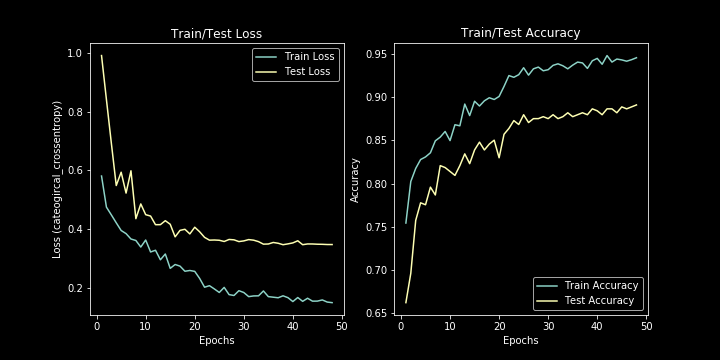
#> input picture Figures/MV2LossAcc_NoEdge_NoAugment.png, 720 x 360 px
$ jupyter execute --allow-errors Other.ipynb
#> lines starting #> are read from the running program, lines starting #| are printed output that depends on the picture
[cell 1]
import pandas as pd
import matplotlib.pyplot as plt
import cv2
import numpy as np
import os

[cell 2]
dim = (800,600)

img1 = cv2.imread('../Figures/MV2LossAcc_NoEdge_NoAugment.png')
#> img1 is the input picture: shape (360, 720, 3); mean B, G, R 6.3, 6.8, 6.5
img2 = cv2.imread('../Figures/MV2ROC_NoEdge_NoAugment.png')
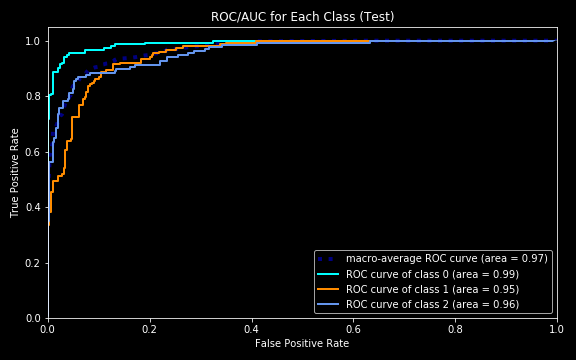
#> input picture Figures/MV2ROC_NoEdge_NoAugment.png, 576 x 360 px
#> img2 is the input picture: shape (360, 576, 3); mean B, G, R 7.9, 7.6, 7.1
img3 = cv2.imread('../Figures/MV2CM_NoEdge_NoAugment.png')
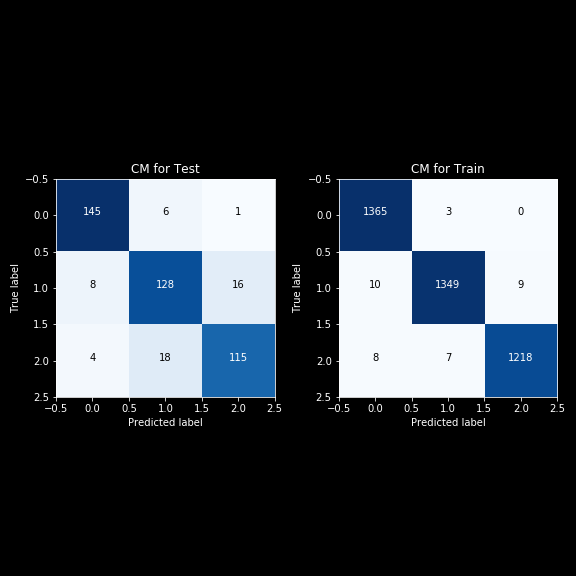
#> input picture Figures/MV2CM_NoEdge_NoAugment.png, 576 x 576 px
#> img3 is the input picture: shape (576, 576, 3); mean B, G, R 63.1, 55.8, 49.4
images = [img1, img2, img3]
new_images = [cv2.resize(i, dim, interpolation = cv2.INTER_CUBIC) for i in images]
#> new_images = 3 items
cv2.imwrite('../Figures/MV2All_NoEdge_NoAugment.png', np.hstack(new_images))
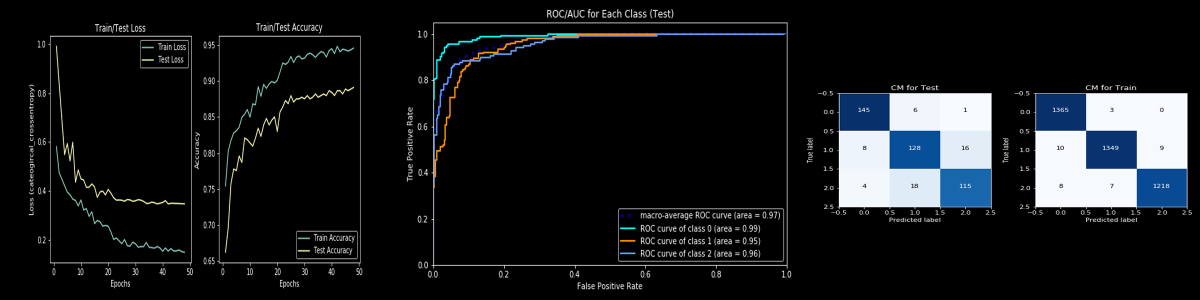
#> saved as MV2All_NoEdge_NoAugment.png: shape (600, 2400, 3) (shown at 1/2 size); mean B, G, R 26.1, 23.8, 21.4
cv2.imshow('Test', np.hstack(new_images))
cv2.waitKey(0)
cv2.destroyAllWindows()

[cell 3]
dim = (400,400)
test_folder = '../Figures/ModelComparisons/VGG16'
images = []
for i in os.listdir(test_folder):
    if i == 'ipynb_checkpoints':
        continue
    img_path = f'{test_folder}/{i}'
    img = cv2.imread(img_path)
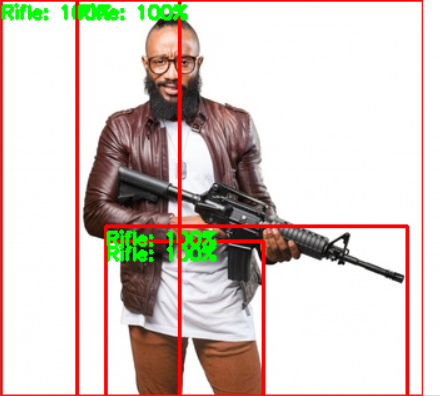
#> input picture Figures/ModelComparisons/VGG16/VGGAR.png, 440 x 396 px
#> img is the input picture: shape (396, 440, 3); mean B, G, R 196.5, 203.1, 216.8
    img = cv2.resize(img, dim, interpolation = cv2.INTER_CUBIC)
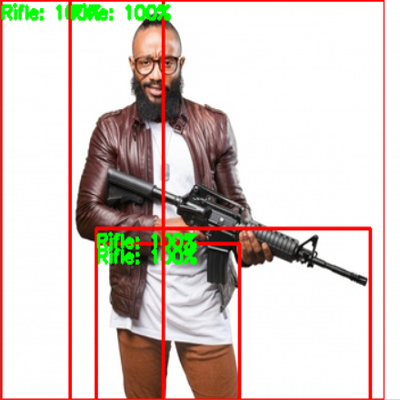
#> img: shape (400, 400, 3); mean B, G, R 196.5, 203.1, 216.8
    images.append(img)
#> pass 2 of the loop `for i in os.listdir(test_folder):`:
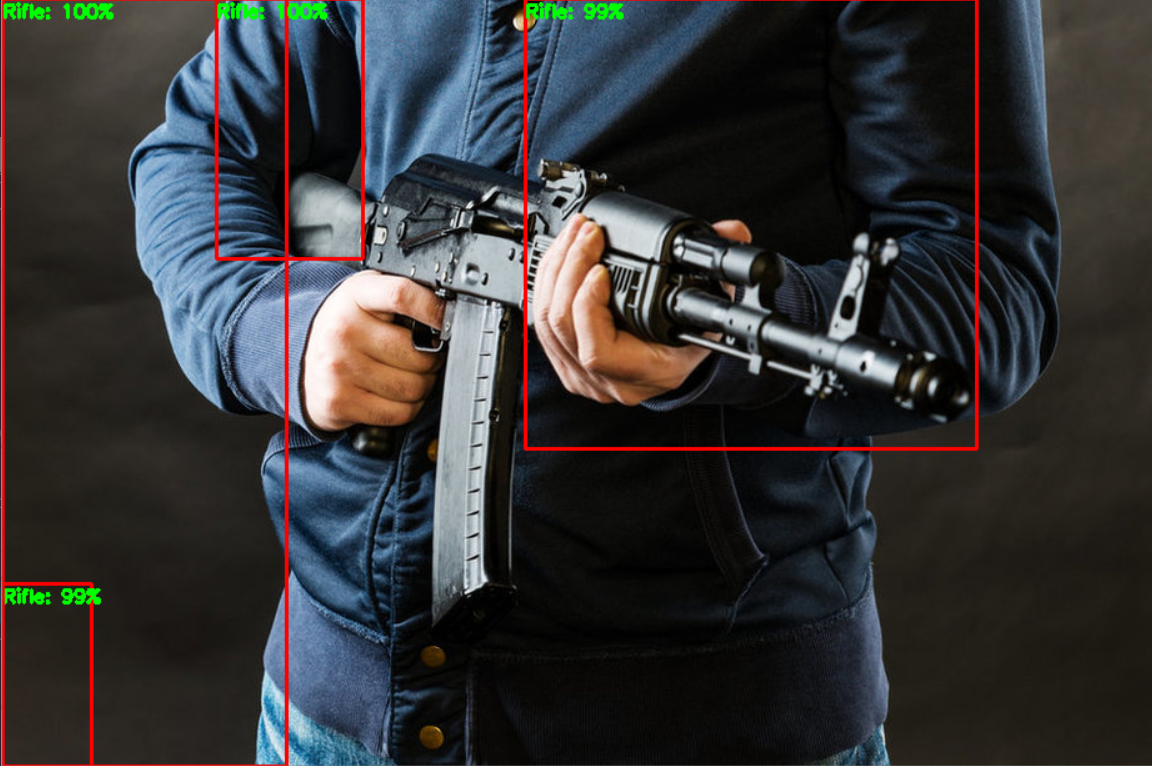
#> input picture Figures/ModelComparisons/VGG16/VGGAR2.png, 1152 x 766 px
#> img is the input picture: shape (766, 1152, 3); mean B, G, R 53.6, 52.5, 52.6
#> `img = cv2.resize(img, dim, interpolation = cv2.INTER_CUBIC)`:
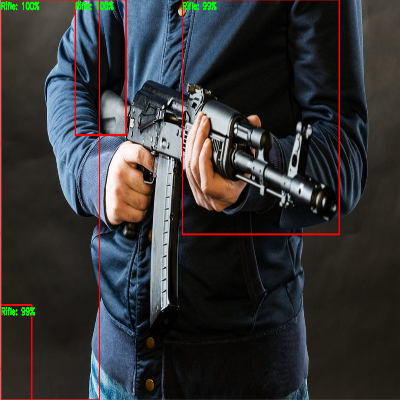
#> img: shape (400, 400, 3); mean B, G, R 53.9, 52.7, 52.7
#> pass 3 of the loop `for i in os.listdir(test_folder):`:
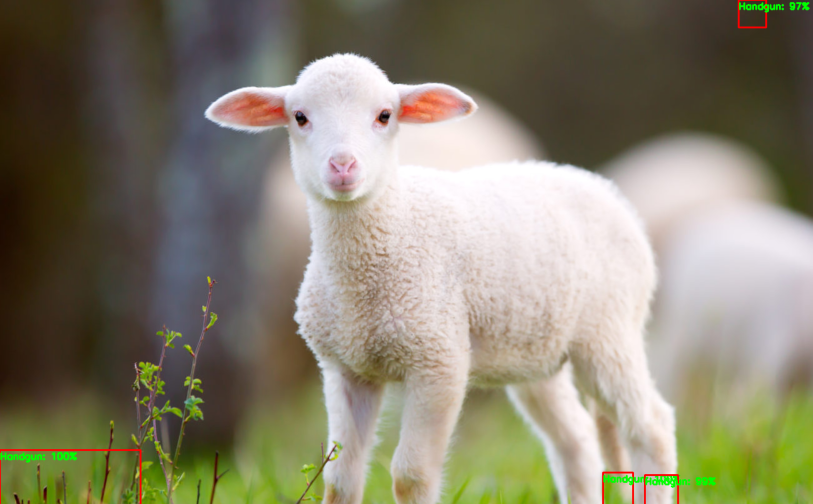
#> input picture Figures/ModelComparisons/VGG16/VGGNoWeapon.png, 1625 x 1008 px (shown at 1/2 size)
#> img is the input picture: shape (1008, 1625, 3); mean B, G, R 110.7, 130.2, 135.4
#> `img = cv2.resize(img, dim, interpolation = cv2.INTER_CUBIC)`:
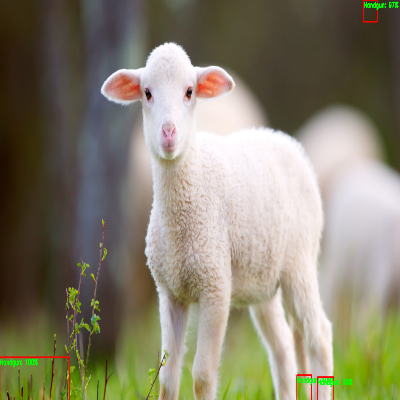
#> img: shape (400, 400, 3); mean B, G, R 110.7, 130.2, 135.4

cv2.imwrite('../Figures/VGG16.png', np.hstack(images))
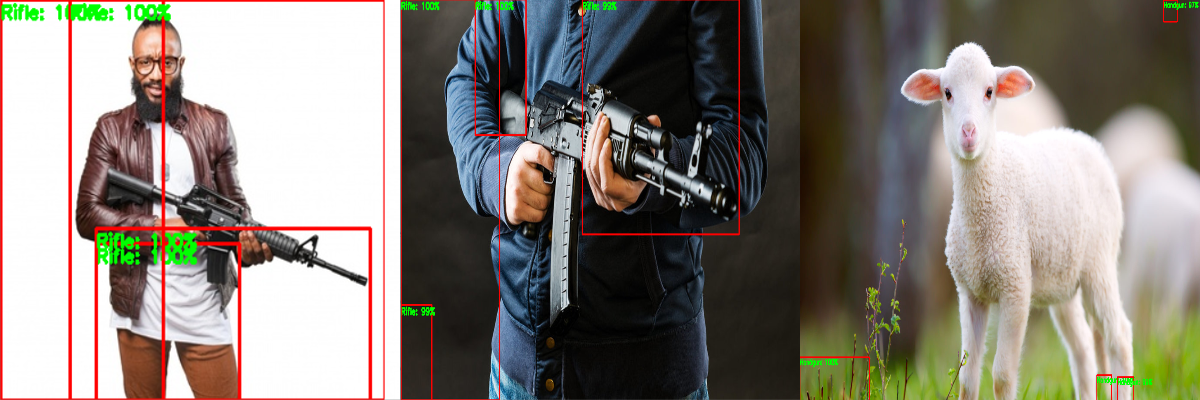
#> saved as VGG16.png: shape (400, 1200, 3); mean B, G, R 120.4, 128.7, 135
cv2.imshow('Test', np.hstack(images))
cv2.waitKey(0)
cv2.destroyAllWindows()

[cell 4]
dim = (224,224)
test_folder = '../Tests/Photos'
images = []
#> (the rest of this cell did not finish here and is left out)

[cell 5]
# [24 lines left out: function get_image_value, not called in this run]

#> (the rest of this cell did not finish here and is left out)

[cell 6]
img1 = cv2.imread('../Separated/Pistol/armas (2933).jpg')
img2 =cv2.imread('../Separated/FinalImages/Pistol/7.png')
#> (the rest of this cell did not finish here and is left out)

#> (a cell that did not finish here is left out)

#> (a cell that did not finish here is left out)

[cell 9]
plt.style.use('dark_background')

def autolabel(rects, ax):
    """Attach a text label above each bar in *rects*, displaying its height."""
    for rect in rects:
        height = rect.get_height()
        ax.annotate('{}'.format(height),
                    xy=(rect.get_x() + rect.get_width() / 2, height),
                    xytext=(0, 3),  # 3 points vertical offset
                    textcoords="offset points",
                    ha='center', va='bottom')

fig, ax = plt.subplots(1,figsize = (15, 5))
rects1 = ax.bar(['No Weapon', 'Handgun', 'Rifle'], [1520, 1520, 1370])
ax.set_title('Class Frequency', fontsize = 'x-large')
ax.set_ylim(top = 1750)
ax.set_xticklabels(['No Weapon', 'Handgun', 'Rifle'], fontsize = 'x-large')

# rects2 = ax[1].bar(['No Weapon', 'Handgun', 'Rifle'], [243, 294, 137])
# ax[1].set_title('Test Set')

autolabel(rects1, ax)
# autolabel(rects2, ax[1])

plt.savefig('../Figures/ClassFreq.png')
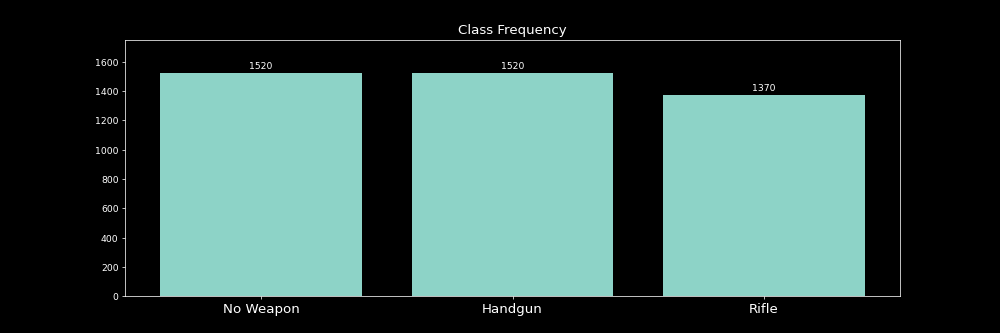
#> figure drawn by matplotlib, 1 panel
